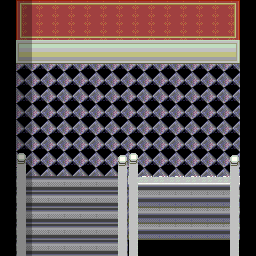

This is a level from a 2D game, rendered from its Tiled map with the project's own tilesets. A one-line summary and the map file follow, with tile-layer data summarised:
An orthogonal 16x16 tile map with 16x16 px tiles, 5 tile layers (Base, MonoShita, MonoChu, CharaUe, ...), 3 tilesets and 10 objects.

<map version="1.0" orientation="orthogonal" renderorder="right-down" width="16" height="16" tilewidth="16" tileheight="16" backgroundcolor="#000000" nextobjectid="13">
 <tileset firstgid="1" name="youkan" tilewidth="16" tileheight="16" tilecount="480" columns="30">
  <image source="youkan.png" trans="007575" width="480" height="256" />
 </tileset>
 <tileset firstgid="481" name="ST-MsionR-I01" tilewidth="16" tileheight="16" tilecount="1984" columns="16">
  <image source="ST-MsionR-I01.png" trans="007575" width="256" height="1990" />
 </tileset>
 <tileset firstgid="2465" name="ST-Sewer-01.png" tilewidth="16" tileheight="16" tilecount="1504" columns="16">
  <image source="ST-Sewer-01.png" width="256" height="1504" />
 </tileset>
 <layer name="Base" width="16" height="16">
  <properties>
   <property name="cc_vertexz" value="-13" />
  </properties>
  <data>[256 cells, 217 non-empty, 7 distinct tile ids]</data>
 </layer>
 <layer name="MonoShita" width="16" height="16">
  <properties>
   <property name="cc_vertexz" value="-12" />
  </properties>
  <data>[256 cells, 119 non-empty, 28 distinct tile ids]</data>
 </layer>
 <layer name="MonoChu" width="16" height="16">
  <properties>
   <property name="cc_vertexz" value="-11" />
  </properties>
  <data>[256 cells, 24 non-empty, 8 distinct tile ids]</data>
 </layer>
 <objectgroup name="collision">
  <object id="5" x="0" y="0" width="16" height="256" />
  <object id="6" x="16" y="160" width="16" height="96" />
  <object id="7" x="112" y="160" width="32" height="96" />
  <object id="8" x="224" y="160" width="16" height="96" />
  <object id="9" x="240" y="0" width="16" height="256" />
  <object id="10" x="16" y="0" width="224" height="64" />
  <object id="11" x="0" y="256" width="256" height="16" />
 </objectgroup>
 <layer name="CharaUe" width="16" height="16">
  <data>[256 cells, 4 non-empty, 2 distinct tile ids]</data>
 </layer>
 <objectgroup name="event">
  <properties>
   <property name="EventID" value="1160" />
  </properties>
  <object id="3" x="32" y="240" width="80" height="16">
   <properties>
    <property name="EventID" value="1" />
    <property name="trigger" value="1" />
   </properties>
  </object>
  <object id="4" x="144" y="240" width="80" height="16">
   <properties>
    <property name="EventID" value="2" />
    <property name="trigger" value="1" />
   </properties>
  </object>
  <object id="12" x="208" y="0" width="32" height="32">
   <properties>
    <property name="EventID" value="3" />
    <property name="trigger" value="0" />
   </properties>
  </object>
 </objectgroup>
 <layer name="shadow" width="16" height="16">
  <data>[256 cells, 16 non-empty, 1 distinct tile ids]</data>
 </layer>
</map>
